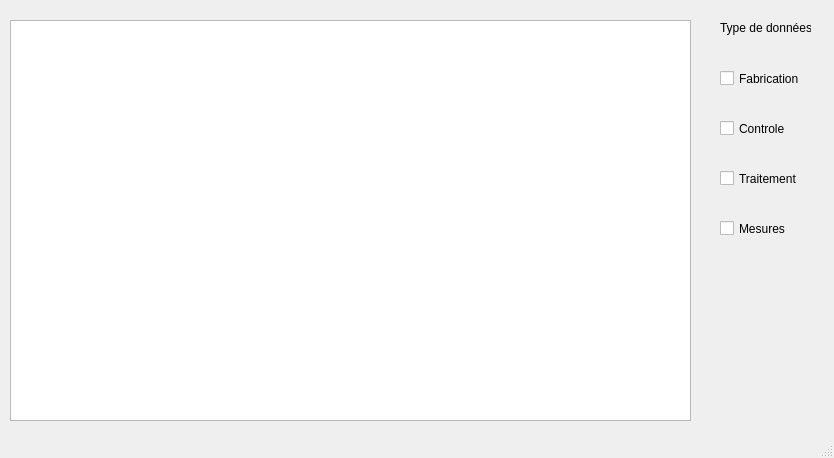
<?xml version="1.0" encoding="UTF-8"?>
<ui version="4.0">
 <class>CDbVisualizerSAMP</class>
 <widget class="QMainWindow" name="CDbVisualizerSAMP">
  <property name="enabled">
   <bool>true</bool>
  </property>
  <property name="geometry">
   <rect>
    <x>0</x>
    <y>0</y>
    <width>834</width>
    <height>458</height>
   </rect>
  </property>
  <property name="windowTitle">
   <string>Samp database Visualizer</string>
  </property>
  <property name="autoFillBackground">
   <bool>false</bool>
  </property>
  <property name="animated">
   <bool>false</bool>
  </property>
  <widget class="QWidget" name="centralWidget">
   <widget class="QTableView" name="tableView">
    <property name="geometry">
     <rect>
      <x>10</x>
      <y>20</y>
      <width>681</width>
      <height>401</height>
     </rect>
    </property>
   </widget>
   <widget class="QCheckBox" name="checkBox">
    <property name="geometry">
     <rect>
      <x>720</x>
      <y>70</y>
      <width>91</width>
      <height>17</height>
     </rect>
    </property>
    <property name="text">
     <string>Fabrication</string>
    </property>
   </widget>
   <widget class="QCheckBox" name="checkBox_2">
    <property name="geometry">
     <rect>
      <x>720</x>
      <y>120</y>
      <width>70</width>
      <height>17</height>
     </rect>
    </property>
    <property name="text">
     <string>Controle</string>
    </property>
   </widget>
   <widget class="QCheckBox" name="checkBox_3">
    <property name="geometry">
     <rect>
      <x>720</x>
      <y>170</y>
      <width>81</width>
      <height>17</height>
     </rect>
    </property>
    <property name="text">
     <string>Traitement</string>
    </property>
   </widget>
   <widget class="QCheckBox" name="checkBox_4">
    <property name="geometry">
     <rect>
      <x>720</x>
      <y>220</y>
      <width>70</width>
      <height>17</height>
     </rect>
    </property>
    <property name="text">
     <string>Mesures</string>
    </property>
   </widget>
   <widget class="QLabel" name="label">
    <property name="geometry">
     <rect>
      <x>720</x>
      <y>20</y>
      <width>91</width>
      <height>16</height>
     </rect>
    </property>
    <property name="text">
     <string>Type de données :</string>
    </property>
   </widget>
  </widget>
  <widget class="QMenuBar" name="menuBar">
   <property name="geometry">
    <rect>
     <x>0</x>
     <y>0</y>
     <width>834</width>
     <height>21</height>
    </rect>
   </property>
  </widget>
  <widget class="QStatusBar" name="statusBar"/>
 </widget>
 <layoutdefault spacing="6" margin="11"/>
 <resources/>
 <connections/>
</ui>
